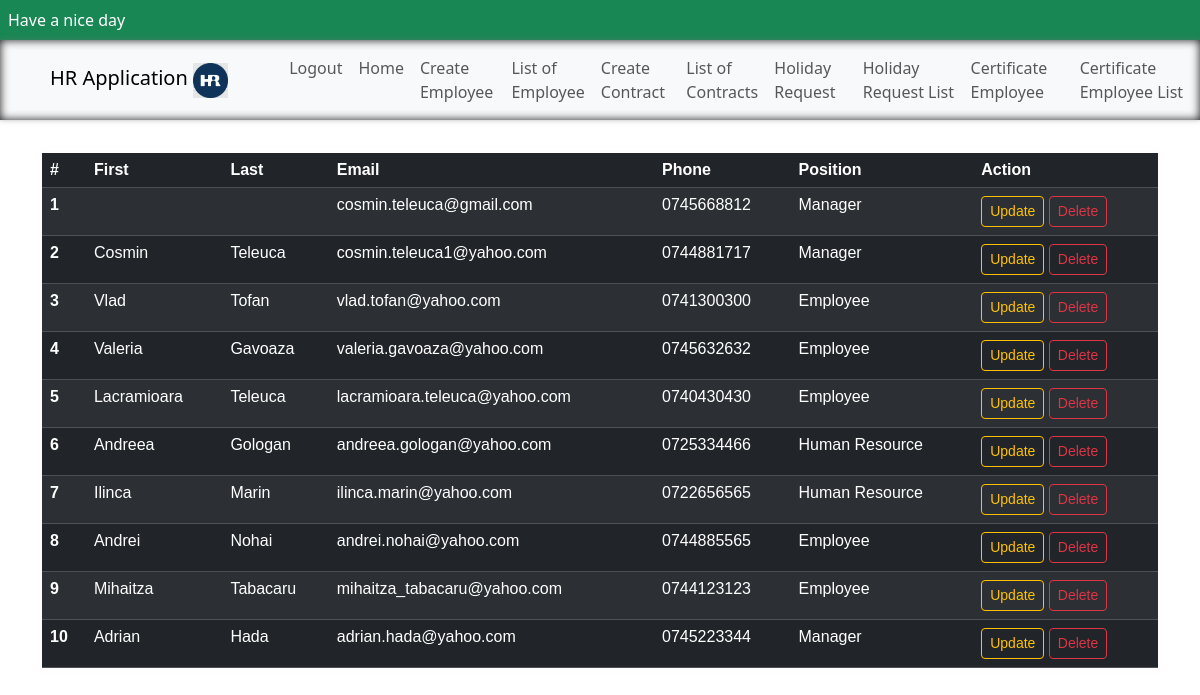
/list_of_employee/ (signed in), run on the app's committed database.
### documents/models.py (models this page shows)
class Employee(AbstractUser):
    POSITION = (
        ("employee", "Employee"),
        ("hr", "Human Resource"),
        ("manager", "Manager"),
    )
    phone = models.CharField(max_length=20)
    position = models.CharField(max_length=50, choices=POSITION)

### documents/views.py (the view)
# urls.py: path('list_of_employee/', views.EmployeeListView.as_view(), name='list_of_employee'),
class EmployeeListView(LoginRequiredMixin, ListView):
    template_name = 'Employee/list_of_employee.html'
    model = Employee
    context_object_name = 'all_employee'
    permission_required = 'employee'

### templates/Employee/list_of_employee.html (shortened to what this page needs)
{% extends 'base.html' %}
{% load static %}
{% block content %}
    <div >
        <div class="">
            <div class="list_empoloyees_container">
                <table class="table table-dark table-striped">
                    <thead>
                    <tr>
                        <th scope="col">#</th>
                        <th scope="col">First</th>
                        <th scope="col">Last</th>
                        <th scope="col">Email</th>
                        <th scope="col">Phone</th>
                        <th scope="col">Position</th>
                        <th scope="col">Action</th>
                    </tr>
                    </thead>
                    <tbody>
                    {% for employee in all_employee %}
                        <tr>
                            <th scope="row">{{ forloop.counter }}</th>
                            <td>{{ employee.first_name }}</td>
                            <td>{{ employee.last_name }}</td>
                            <td>{{ employee.email }}</td>
                            <td>{{ employee.phone }}</td>
                            <td>{{ employee.get_position_display}}</td>
                            <td>
                                <a href="{% url 'update_employee' employee.pk %}" class="btn btn-outline-warning btn-sm">Update</a>
                                <a href="{% url 'delete_employee' employee.pk %}" class="btn btn-outline-danger btn-sm">Delete</a>
                            </td>
                        </tr>
                    {% empty %}
                        <tr>
                            <td colspan="6" class="text-center">No employees found</td>
                        </tr>
                    {% endfor %}
                    </tbody>
                </table>
            </div>
        </div>
    </div>
{% endblock %}

### templates/base.html (shortened to what this page needs)
{% load static %}
<link rel="stylesheet" type="text/css" href="{% static 'static/css/my_style.css' %}">
<html lang="en">
<head>
    <link href="https://cdn.jsdelivr.net/npm/bootstrap@5.3.3/dist/css/bootstrap.min.css" rel="stylesheet"
>
</head>
<body id="background_image">
<div class="bg-success p-2 text-white">Have a nice day</div>
{% include 'navbar.html' %}
<div class="container ">
    {% block content %}
    {% endblock %}
</div>
</body>
</html>

### templates/navbar.html (shortened to what this page needs)
{% load static %}
<link rel="stylesheet" type="text/css" href="{% static 'css/my_style.css' %}">
<nav class="navbar navbar-expand-lg navbar-light bg-light" id="navbar_style">
<div class="login-container">
        <a class="navbar-brand" href="#">HR Application</a>
        <img src="{% static 'images/Logo.png' %}" alt="Logo HR" class="logo-image" height="28" width="28">
      </div>
    <div class="collapse navbar-collapse" id="navbar_nav">
        <ul class="navbar-nav">
            <li class="nav-item">
                {% if request.user.is_authenticated %}
                    <form action="{% url 'logout' %}" method="post">
                        <button class="nav-link" type="submit">Logout</button>
                    </form>
                {% else %}
                    <a class="nav-link" href="{% url 'login' %}">Login</a>
                {% endif %}
            </li>
            <li class="nav-item">
                <a class="nav-link" href="{% url 'home_page' %}">Home</a>
            </li>
            <li class="nav-item">
                <a class="nav-link" href="{% url 'create_employee' %}">Create Employee</a>
            </li>
            <li class="nav-item">
                <a class="nav-link" href="{% url 'list_of_employee' %}">List of Employee</a>
            </li>
            <li class="nav-item">
                <a class="nav-link" href="{% url 'create_contract' %}">Create Contract</a>
            </li>
            <li class="nav-item">
                <a class="nav-link" href="{% url 'contract_list' %}">List of Contracts</a>
            </li>
            <li class="nav-item">
                <a class="nav-link" href="{% url 'create_holiday_request' %}">Holiday Request</a>
            </li>
            <li class="nav-item">
                <a class="nav-link" href="{% url 'holiday_request_list' %}">Holiday Request List</a>
            </li>
            <li class="nav-item">
                <a class="nav-link" href="{% url 'create_certificate' %}">Certificate Employee</a>
            </li>
            <li class="nav-item">
                <a class="nav-link" href="{% url 'certificates_employee_list' %}">Certificate Employee List</a>
            </li>
        </ul>
    </div>
</nav>

### static/css/my_style.css (style rules this page uses)
.login-container { display: flex; padding-left: 50px; }
.navbar-brand { margin-right: 0; }
.navbar-nav { margin: 0 0 0 5%; }
.logo-image { width: 45px; height: 45px; padding: 5px; }
#navbar_style { box-shadow: 0 0 5px rgba(121, 119, 119, 0.5), inset 0 0 10px rgba(0, 0, 0, 0.9); }
#background_image { background-image: url("/static/images/HRoffice2.png"); background-size: cover; background-repeat: no-repeat; background-attachment: fixed; }
#navbar_nav ul li a { transition: transform 0.2s ease-in-out; }
.list_empoloyees_container, .holiday_request_container, .certificates_employee_table, .contract_list_table { box-shadow: 0 0 5px rgba(255, 251, 251, 0.5), 0 0 5px rgba(255, 251, 251, 0.9) ; width: 100%; margin: 3% auto; font-family: Arial, sans-serif; font-size: 14px; color: #333; }

### data on the page
Employee: email "cosmin.teleuca@gmail.com", phone "0745668812", position "Manager"
Employee: first_name "Cosmin", last_name "Teleuca", email "cosmin.teleuca1@yahoo.com", phone "0744881717", position "Manager"
Employee: first_name "Vlad", last_name "Tofan", email "vlad.tofan@yahoo.com", phone "0741300300", position "Employee"
Employee: first_name "Valeria", last_name "Gavoaza", email "valeria.gavoaza@yahoo.com", phone "0745632632", position "Employee"
Employee: first_name "Lacramioara", last_name "Teleuca", email "lacramioara.teleuca@yahoo.com", phone "0740430430", position "Employee"
Employee: first_name "Andreea", last_name "Gologan", email "andreea.gologan@yahoo.com", phone "0725334466", position "Human Resource"
Employee: first_name "Ilinca", last_name "Marin", email "ilinca.marin@yahoo.com", phone "0722656565", position "Human Resource"
Employee: first_name "Andrei", last_name "Nohai", email "andrei.nohai@yahoo.com", phone "0744885565", position "Employee"
Employee: first_name "Mihaitza", last_name "Tabacaru", email "mihaitza_tabacaru@yahoo.com", phone "0744123123", position "Employee"
Employee: first_name "Adrian", last_name "Hada", email "adrian.hada@yahoo.com", phone "0745223344", position "Manager"
